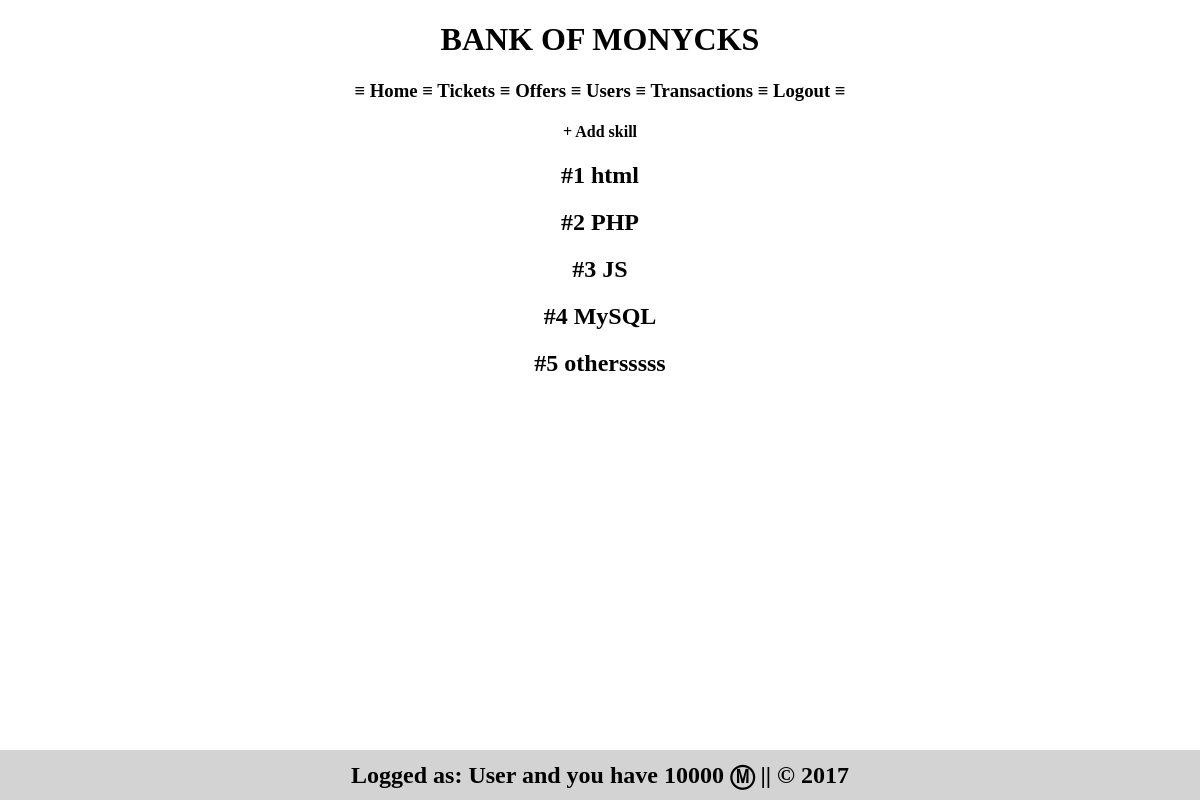
The app's page /index.php?skill=list (signed in) with its own data.
### tables this page shows
CREATE TABLE `skills` (
  `id` int(11) NOT NULL,
  `language` varchar(50) NOT NULL
);

### models/tickets.php (called while the page is built, shortened)
<?php
function getSkills($bdd)
{
    $result = $bdd->query('SELECT * FROM skills ');
    return $result;
}

### views/listSkillView.php (the view, shortened to what this page needs)
<h4>
    <a href="<?php $project_path ?>index.php?skill=create">+ Add skill</a>
</h4>
<?php
foreach (getSkills($bdd) as $sk) {
    echo '<h2>#' . $sk['id'] . ' ' . $sk['language'];
}
?>

### views/css/main.css (style rules this page uses)
html,body { text-align: center; padding-bottom: 30px; margin: 0; }
a { text-decoration: none; color: black; }

### records on screen
skills: id "1", language "html"
skills: id "2", language "PHP"
skills: id "3", language "JS"
skills: id "4", language "MySQL"
skills: id "5", language "othersssss"

### other values on screen
$project_title "BANK OF MONYCKS"
$_SESSION['login'] "User"
userBalance($bdd,$_SESSION['id']) "10000"
